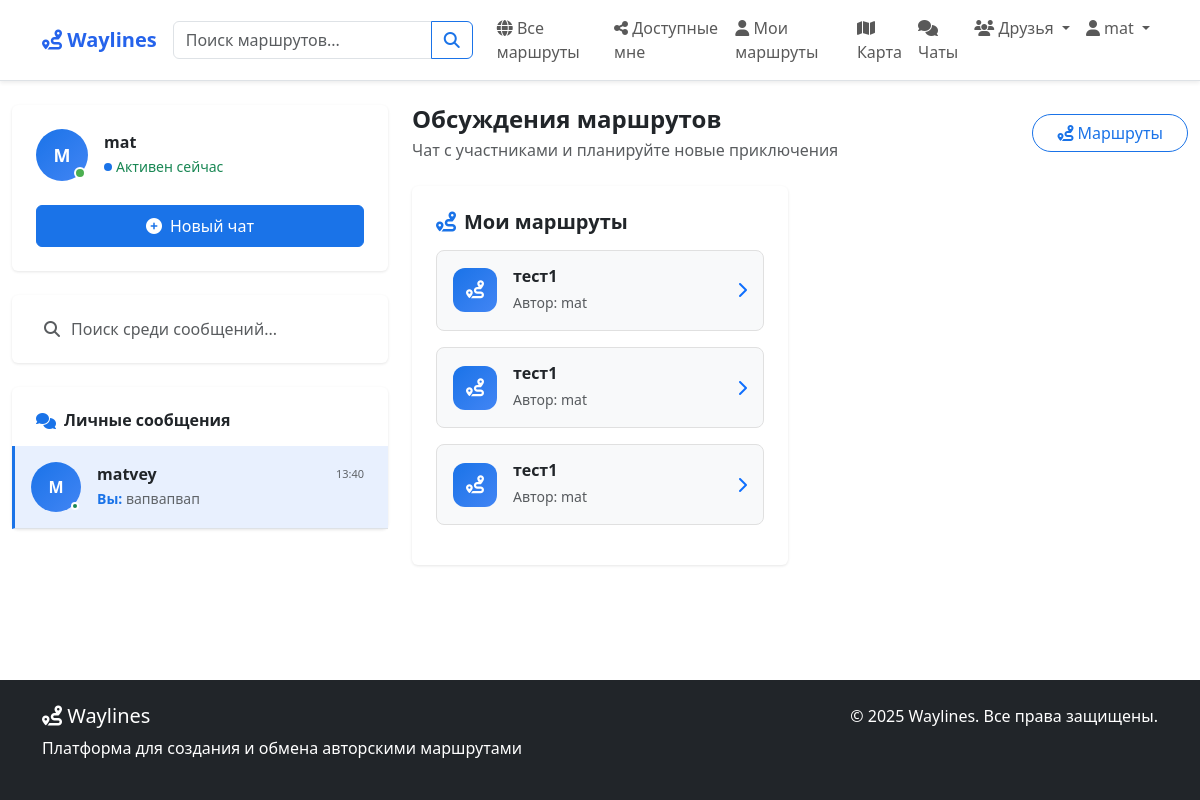
Page /chat/ (signed in) on the earlier database version.
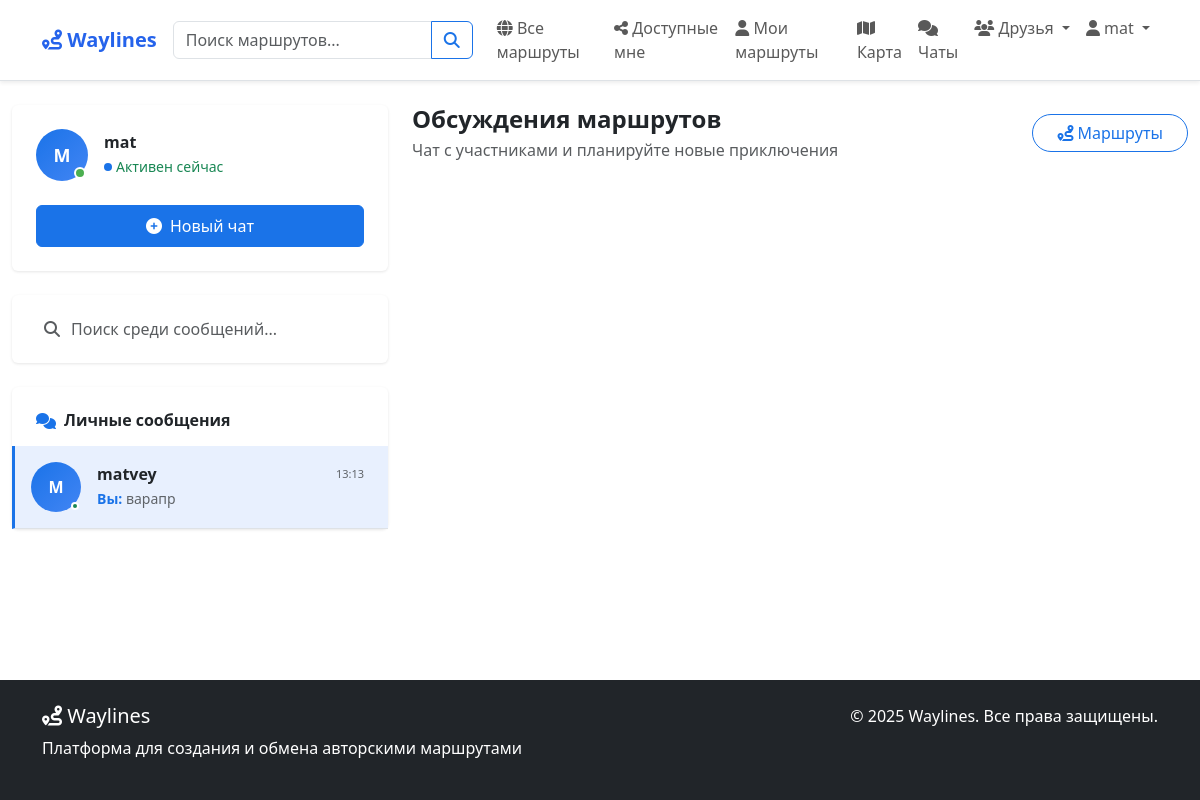
Same page on the later database version.
### chat/models.py (models this page shows, shortened)
class Conversation(models.Model):
    participants = models.ManyToManyField(User, related_name="conversations")
    created_at = models.DateTimeField(auto_now_add=True)
    updated_at = models.DateTimeField(auto_now=True)
    class Meta:
        verbose_name = "Диалог"
        verbose_name_plural = "Диалоги"
        ordering = ["-updated_at"]
    def get_other_participant(self, user):
        return self.participants.exclude(id=user.id).first()
    def get_unread_count(self, user):
        return self.messages.exclude(sender=user).filter(is_read=False).count()
    def get_last_message(self):
        return self.messages.order_by("-created_at").first()

class PrivateMessage(models.Model):
    conversation = models.ForeignKey(
        Conversation,
        on_delete=models.CASCADE,
        related_name="messages",
        verbose_name="Диалог",
    )
    sender = models.ForeignKey(
        User,
        on_delete=models.CASCADE,
        related_name="sent_messages",
        verbose_name="Отправитель",
    )
    content = models.TextField("Сообщение", max_length=1000)
    is_read = models.BooleanField("Прочитано", default=False)
    created_at = models.DateTimeField("Создано", auto_now_add=True)
    class Meta:
        verbose_name = "Личное сообщение"
        verbose_name_plural = "Личные сообщения"
        ordering = ["created_at"]

class RouteChat(models.Model):
    route = models.OneToOneField(
        Route,
        on_delete=models.CASCADE,
        related_name="chat",
        verbose_name="Маршрут",
    )
    is_active = models.BooleanField("Активен", default=True)
    created_at = models.DateTimeField("Создан", auto_now_add=True)
    updated_at = models.DateTimeField("Обновлён", auto_now=True)
    class Meta:
        verbose_name = "Чат маршрута"
        verbose_name_plural = "Чаты маршрутов"
        ordering = ["-updated_at"]

### routes/models.py (models this page shows, shortened)
class Route(models.Model):
    PRIVACY_CHOICES = [
        ("public", "Публичный"),
        ("private", "Приватный"),
        ("link", "По ссылке"),
        ("personal", "Персональный"),
    ]
    ROUTE_TYPE_CHOICES = [
        ("driving", "Автомобильный"),
        ("walking", "Пеший"),
        ("cycling", "Велосипедный"),
        ("mixed", "Смешанный"),
    ]
    MOOD_CHOICES = [
        ("calm", "Спокойный"),
        ("active", "Активный"),
        ("extreme", "Экстремальный"),
        ("romantic", "Романтический"),
        ("family", "Семейный"),
        ("adventure", "Приключенческий"),
    ]
    THEME_CHOICES = [
        ("historical", "Исторический"),
        ("nature", "Природный"),
        ("urban", "Городской"),
        ("cultural", "Культурный"),
        ("gastronomic", "Гастрономический"),
        ("religious", "Религиозный"),
        ("architectural", "Архитектурный"),
    ]
    author = models.ForeignKey(
        User,
        on_delete=models.CASCADE,
        related_name="routes",
        verbose_name="Автор",
    )
    name = models.CharField("Название", max_length=200)
    description = models.TextField("Описание", blank=True)
    short_description = models.TextField(
        "Краткое описание", max_length=300, blank=True
    )
    privacy = models.CharField(
        "Приватность", max_length=20, choices=PRIVACY_CHOICES, default="public"
    )
    route_type = models.CharField(
        "Тип маршрута",
        max_length=20,
        choices=ROUTE_TYPE_CHOICES,
        default="walking",
    )
    mood = models.CharField(
        "Настроение", max_length=20, choices=MOOD_CHOICES, blank=True
    )
    theme = models.CharField(
        "Тема", max_length=20, choices=THEME_CHOICES, blank=True
    )
    duration_minutes = models.IntegerField(
        "Продолжительность (минут)", default=0
    )
    country = models.CharField(max_length=100, blank=True, null=True, verbose_name="Страна")
    total_distance = models.FloatField("Общее расстояние (км)", default=0)
    is_active = models.BooleanField("Актуален", default=True)
    has_audio_guide = models.BooleanField("Есть аудиогид", default=False)
    is_elderly_friendly = models.BooleanField("Для пожилых", default=False)
    shared_with = models.ManyToManyField(
        User,
        related_name="shared_routes",
        blank=True,
        verbose_name="Доступно для",
    )
    created_at = models.DateTimeField("Создан", auto_now_add=True)
    updated_at = models.DateTimeField("Обновлён", auto_now=True)
    last_status_update = models.DateTimeField(
        "Последнее обновление статуса", auto_now=True
    )
    class Meta:
        verbose_name = "Маршрут"
        verbose_name_plural = "Маршруты"
        ordering = ["-created_at"]

### chat/views.py (the view)
# urls.py: path("", views.chat_dashboard, name="chat_dashboard"),
@login_required
def chat_dashboard(request):
    conversations = Conversation.objects.filter(participants=request.user)
    conversations_data = []
    for conversation in conversations:
        other_user = conversation.get_other_participant(request.user)
        if other_user:
            conversations_data.append({
                "conversation": conversation,
                "other_user": other_user,
                "unread_count": conversation.get_unread_count(request.user),
                "last_message": conversation.get_last_message(),
            })
    user_routes_chats = RouteChat.objects.filter(
        route__author=request.user
    ).annotate(
        messages_count=Count('messages')
    )
    participant_chats = RouteChat.objects.filter(
        route__privacy="personal", route__shared_with=request.user
    ).annotate(
        messages_count=Count('messages')
    )
    public_chats = RouteChat.objects.filter(
        route__privacy="public", route__is_active=True
    ).exclude(route__author=request.user).annotate(
        messages_count=Count('messages')
    )[:10]
    friends = User.objects.filter(
        Q(
            friendship_requests_sent__to_user=request.user,
            friendship_requests_sent__status="accepted",
        )
        | Q(
            friendship_requests_received__from_user=request.user,
            friendship_requests_received__status="accepted",
        )
    ).distinct()
    context = {
        "conversations_data": conversations_data,
        "user_routes_chats": user_routes_chats,
        "participant_chats": participant_chats,
        "public_chats": public_chats,
        "friends": friends,
    }
    return render(request, "chat/dashboard.html", context)

### users/context_processors.py (called while the page is built)
def navbar_context(request):
    context = {}
    if request.user.is_authenticated:
        context["pending_requests_count"] = Friendship.objects.filter(
            to_user=request.user, status="pending"
        ).count()
        context["pending_friend_requests"] = Friendship.objects.filter(
            to_user=request.user, status="pending"
        )[:5]
    return context

### templates/chat/dashboard.html (shortened to what the changed rows need)
{% extends 'base.html' %}
{% load static %}
{% block content %}
<div class="container-fluid py-4">
    <div class="row g-4">
        <div class="col-xl-4 col-lg-5">
            <div class="card border-0">
                <div class="card-body p-0">
                    {% if conversations_data %}
                    <div class="conversations-list">
                        {% for conv_data in conversations_data %}
                        <div class="conversation-item d-flex align-items-center p-3 text-decoration-none border-bottom {% if conv_data.unread_count > 0 %}unread{% endif %} {% if forloop.first %}active{% endif %}"
                             onclick="location.href='{% url 'chat:private_chat' conv_data.other_user.id %}'">
                            <div class="position-relative me-3">
                                <div class="avatar text-white rounded-circle d-flex align-items-center justify-content-center"
                                     style="width: 50px; height: 50px; font-size: 16px;">
                                    {{ conv_data.other_user.username|first|upper }}
                                </div>
                                <div class="status-dot bg-{% if forloop.counter|divisibleby:3 %}warning{% else %}success{% endif %}"></div>
                            </div>
                            <div class="flex-grow-1 me-2" style="min-width: 0;">
                                <div class="d-flex justify-content-between align-items-center mb-1">
                                    <h6 class="mb-0 fw-semibold text-dark">{{ conv_data.other_user.username }}</h6>
                                    {% if conv_data.last_message %}
                                    <small class="message-time">{{ conv_data.last_message.created_at|time }}</small>
                                    {% endif %}
                                </div>
                                <div class="d-flex justify-content-between align-items-center">
                                    <p class="mb-0 small last-message message-preview {% if conv_data.last_message and conv_data.last_message.sender == user %}you{% endif %}"
                                       style="max-width: 200px;">
                                        {% if conv_data.last_message %}
                                            {{ conv_data.last_message.content }}
                                        {% else %}
                                            Нет сообщений
                                        {% endif %}
                                    </p>
                                </div>
                            </div>
                        </div>
                        {% endfor %}
                    </div>
                    {% endif %}
                </div>
            </div>
        </div>
        <div class="col-xl-8 col-lg-7">
            <div class="row g-4">
                {% if user_routes_chats %}
                <div class="col-lg-6">
                    <div class="card border-0 h-100">
                        <div class="card-header bg-transparent border-0 p-4 pb-3">
                            <h5 class="fw-bold mb-0 d-flex align-items-center">
                                <i class="fas fa-route me-2" style="color: var(--primary-blue);"></i>
                                Мои маршруты
                            </h5>
                        </div>
                        <div class="card-body p-4 pt-0">
                            {% for chat in user_routes_chats %}
                            <div class="route-chat-card d-flex align-items-center p-3 rounded-3 mb-3 bg-light-custom"
                                 onclick="location.href='{% url 'chat:route_chat' chat.route.id %}'">
                                <div class="route-icon me-3">
                                    <i class="fas fa-route"></i>
                                </div>
                                <div class="flex-grow-1 me-3">
                                    <h6 class="fw-semibold mb-1 text-dark">{{ chat.route.name }}</h6>
                                    <small class="text-muted">
                                        Автор: {{ chat.route.author.username }}
                                    </small>
                                </div>
                                <div class="text-primary">
                                    <i class="fas fa-chevron-right"></i>
                                </div>
                            </div>
                            {% endfor %}
                        </div>
                    </div>
                </div>
                {% endif %}
            </div>
        </div>
    </div>
</div>
{% endblock %}

Differences in the rows shown:
removed RouteChat: route.name "тест1", route.author.username "mat"
removed RouteChat: route.name "тест1", route.author.username "mat"
removed RouteChat: route.name "тест1", route.author.username "mat"
changed Conversation "matvey": last_message.created_at "13:40" → "13:13"; last_message.content "вапвапвап" → "варапр"
Other differences:
text no longer shown: "Мои маршруты"
